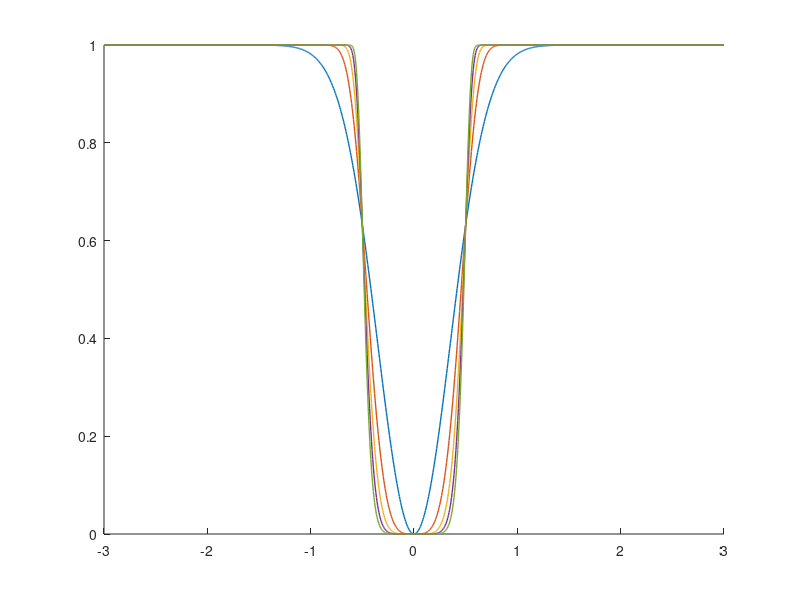

Write MATLAB code to recreate this figure.
%fonction à profil lisse
n=2
VA=1; %haut
VB=0; %floor
w=1; %la taille

% Fonction du potentiel lisse
f=@(x,n) VA+(VB-VA)*exp(-(2*x/w).^(2*n));

% Abscisses
x=linspace(-3,3,1e3);

% Tracer juste un n
%plot(x,f(x,n), 'Linewidth',1)

% Tracer plusieurs n
figure; hold on
for n=1:5,
  plot(x,f(x,n),'Linewidth',1)
 end
